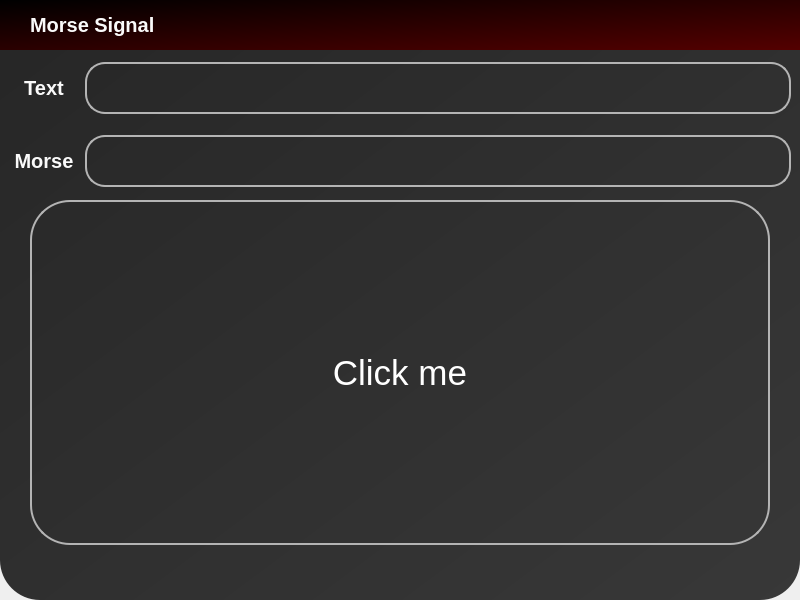
<?xml version="1.0" encoding="UTF-8"?>
<ui version="4.0">
 <class>MainWindow</class>
 <widget class="QMainWindow" name="MainWindow">
  <property name="geometry">
   <rect>
    <x>0</x>
    <y>0</y>
    <width>800</width>
    <height>600</height>
   </rect>
  </property>
  <property name="windowTitle">
   <string>MainWindow</string>
  </property>
  <property name="styleSheet">
   <string notr="true">border-radius: 40px;</string>
  </property>
  <widget class="QWidget" name="centralwidget">
   <property name="styleSheet">
    <string notr="true">background-color: qlineargradient(spread:pad, x1:0, y1:0, x2:1, y2:1, stop:0 rgba(38, 38, 38, 255), stop:1 rgba(56, 56, 56, 255));
border-radius: 40px;</string>
   </property>
   <layout class="QVBoxLayout" name="verticalLayout">
    <property name="spacing">
     <number>0</number>
    </property>
    <property name="leftMargin">
     <number>0</number>
    </property>
    <property name="topMargin">
     <number>0</number>
    </property>
    <property name="rightMargin">
     <number>0</number>
    </property>
    <property name="bottomMargin">
     <number>0</number>
    </property>
    <item>
     <widget class="QFrame" name="main_frame">
      <property name="styleSheet">
       <string notr="true">background-color: transparent;</string>
      </property>
      <property name="frameShape">
       <enum>QFrame::StyledPanel</enum>
      </property>
      <property name="frameShadow">
       <enum>QFrame::Raised</enum>
      </property>
      <layout class="QVBoxLayout" name="verticalLayout_2">
       <property name="spacing">
        <number>0</number>
       </property>
       <property name="leftMargin">
        <number>0</number>
       </property>
       <property name="topMargin">
        <number>0</number>
       </property>
       <property name="rightMargin">
        <number>0</number>
       </property>
       <property name="bottomMargin">
        <number>0</number>
       </property>
       <item>
        <widget class="QFrame" name="title_bar_frame">
         <property name="maximumSize">
          <size>
           <width>16777215</width>
           <height>50</height>
          </size>
         </property>
         <property name="styleSheet">
          <string notr="true">background-color:qlineargradient(spread:pad, x1:0, y1:0, x2:1, y2:1, stop:0 rgba(0, 0, 0, 255), stop:1 rgba(84, 0, 0, 255));</string>
         </property>
         <property name="frameShape">
          <enum>QFrame::StyledPanel</enum>
         </property>
         <property name="frameShadow">
          <enum>QFrame::Raised</enum>
         </property>
         <layout class="QHBoxLayout" name="horizontalLayout">
          <property name="spacing">
           <number>0</number>
          </property>
          <property name="leftMargin">
           <number>0</number>
          </property>
          <property name="topMargin">
           <number>0</number>
          </property>
          <property name="rightMargin">
           <number>0</number>
          </property>
          <property name="bottomMargin">
           <number>0</number>
          </property>
          <item>
           <widget class="QFrame" name="title_bar_container">
            <property name="maximumSize">
             <size>
              <width>16777215</width>
              <height>70</height>
             </size>
            </property>
            <property name="styleSheet">
             <string notr="true">background-color: transparent;</string>
            </property>
            <property name="frameShape">
             <enum>QFrame::StyledPanel</enum>
            </property>
            <property name="frameShadow">
             <enum>QFrame::Raised</enum>
            </property>
            <layout class="QHBoxLayout" name="horizontalLayout_3">
             <property name="spacing">
              <number>0</number>
             </property>
             <property name="leftMargin">
              <number>30</number>
             </property>
             <property name="topMargin">
              <number>0</number>
             </property>
             <property name="rightMargin">
              <number>0</number>
             </property>
             <property name="bottomMargin">
              <number>0</number>
             </property>
             <item>
              <widget class="QLabel" name="title_bar">
               <property name="styleSheet">
                <string notr="true">font: bold 20px;
color: rgb(250, 250, 250);</string>
               </property>
               <property name="text">
                <string>Morse Signal</string>
               </property>
              </widget>
             </item>
            </layout>
           </widget>
          </item>
          <item>
           <widget class="QFrame" name="tool_box">
            <property name="maximumSize">
             <size>
              <width>150</width>
              <height>150</height>
             </size>
            </property>
            <property name="styleSheet">
             <string notr="true">background-color: transparent;</string>
            </property>
            <property name="frameShape">
             <enum>QFrame::StyledPanel</enum>
            </property>
            <property name="frameShadow">
             <enum>QFrame::Raised</enum>
            </property>
            <layout class="QHBoxLayout" name="horizontalLayout_2">
             <property name="spacing">
              <number>0</number>
             </property>
             <property name="leftMargin">
              <number>0</number>
             </property>
             <property name="topMargin">
              <number>0</number>
             </property>
             <property name="rightMargin">
              <number>0</number>
             </property>
             <property name="bottomMargin">
              <number>0</number>
             </property>
             <item>
              <widget class="QPushButton" name="minimizeButton">
               <property name="styleSheet">
                <string notr="true">QPushButton {
    background-color: transparent;
	color: rgb(255, 255, 255);
	border-radius: 10px;

    font: 35px;
    padding: 6px;
}


QPushButton:hover{
    
	background-color: rgb(0, 170, 255);
}

QPushButton:pressed {
    
	background-color: rgb(85, 85, 255);
	border-color: rgb(180, 180, 180);
}</string>
               </property>
               <property name="text">
                <string/>
               </property>
               <property name="icon">
                <iconset resource="img.qrc">
                 <normaloff>:/icons/Assets/minimize.png</normaloff>:/icons/Assets/minimize.png</iconset>
               </property>
              </widget>
             </item>
             <item>
              <widget class="QPushButton" name="restoreButton">
               <property name="styleSheet">
                <string notr="true">QPushButton {
    background-color: transparent;
	color: rgb(255, 255, 255);
	border-radius: 10px;

    font: 35px;
    padding: 6px;
}


QPushButton:hover{
    
	background-color: rgb(170, 255, 127);
}

QPushButton:pressed {
    
	background-color: rgb(0, 170, 127);
	border-color: rgb(180, 180, 180);
}</string>
               </property>
               <property name="text">
                <string/>
               </property>
               <property name="icon">
                <iconset resource="img.qrc">
                 <normaloff>:/icons/Assets/fullscreen.png</normaloff>:/icons/Assets/fullscreen.png</iconset>
               </property>
              </widget>
             </item>
             <item>
              <widget class="QPushButton" name="closeButton">
               <property name="styleSheet">
                <string notr="true">QPushButton {
    background-color: transparent;
	color: rgb(255, 255, 255);
	border-radius: 10px;

    font: 35px;
    padding: 6px;
}


QPushButton:hover{
    
	background-color: ;
	background-color: rgb(255, 85, 0);
}

QPushButton:pressed {
    
	background-color: rgb(208, 0, 0);
	border-color: rgb(180, 180, 180);
}</string>
               </property>
               <property name="text">
                <string/>
               </property>
               <property name="icon">
                <iconset resource="img.qrc">
                 <normaloff>:/icons/Assets/X.png</normaloff>:/icons/Assets/X.png</iconset>
               </property>
              </widget>
             </item>
            </layout>
           </widget>
          </item>
         </layout>
        </widget>
       </item>
       <item>
        <widget class="QFrame" name="output_frame">
         <property name="maximumSize">
          <size>
           <width>16777215</width>
           <height>150</height>
          </size>
         </property>
         <property name="styleSheet">
          <string notr="true">background-color: transparent;</string>
         </property>
         <property name="frameShape">
          <enum>QFrame::StyledPanel</enum>
         </property>
         <property name="frameShadow">
          <enum>QFrame::Raised</enum>
         </property>
         <layout class="QVBoxLayout" name="verticalLayout_3">
          <property name="spacing">
           <number>0</number>
          </property>
          <property name="leftMargin">
           <number>0</number>
          </property>
          <property name="topMargin">
           <number>0</number>
          </property>
          <property name="rightMargin">
           <number>0</number>
          </property>
          <property name="bottomMargin">
           <number>0</number>
          </property>
          <item>
           <widget class="QFrame" name="text_frame">
            <property name="maximumSize">
             <size>
              <width>16777215</width>
              <height>70</height>
             </size>
            </property>
            <property name="styleSheet">
             <string notr="true">background-color: transparent;</string>
            </property>
            <property name="frameShape">
             <enum>QFrame::StyledPanel</enum>
            </property>
            <property name="frameShadow">
             <enum>QFrame::Raised</enum>
            </property>
            <layout class="QHBoxLayout" name="horizontalLayout_4">
             <item>
              <widget class="QLabel" name="text_label">
               <property name="minimumSize">
                <size>
                 <width>70</width>
                 <height>0</height>
                </size>
               </property>
               <property name="styleSheet">
                <string notr="true">font: bold 20px; color : rgb(250, 250, 250);</string>
               </property>
               <property name="text">
                <string>Text</string>
               </property>
               <property name="alignment">
                <set>Qt::AlignCenter</set>
               </property>
              </widget>
             </item>
             <item>
              <widget class="QLineEdit" name="text_entry">
               <property name="sizePolicy">
                <sizepolicy hsizetype="Expanding" vsizetype="Preferred">
                 <horstretch>0</horstretch>
                 <verstretch>0</verstretch>
                </sizepolicy>
               </property>
               <property name="styleSheet">
                <string notr="true">QLineEdit {
    background-color: transparent;
	color: rgb(255, 255, 255);
	border-style: solid;
    border-width: 2px;
    border-radius: 20;
    border-color: rgb(180, 180, 180);
    font: 20px;
    padding: 6px;
}


QLineEdit:pressed {
    background-color: rgb(180, 180, 180);
	border-color: rgb(180, 180, 180);
}</string>
               </property>
              </widget>
             </item>
            </layout>
           </widget>
          </item>
          <item>
           <widget class="QFrame" name="morse_frame">
            <property name="maximumSize">
             <size>
              <width>16777215</width>
              <height>70</height>
             </size>
            </property>
            <property name="styleSheet">
             <string notr="true">background-color: transparent;</string>
            </property>
            <property name="frameShape">
             <enum>QFrame::StyledPanel</enum>
            </property>
            <property name="frameShadow">
             <enum>QFrame::Raised</enum>
            </property>
            <layout class="QHBoxLayout" name="horizontalLayout_5">
             <item>
              <widget class="QLabel" name="morse_label">
               <property name="minimumSize">
                <size>
                 <width>70</width>
                 <height>0</height>
                </size>
               </property>
               <property name="styleSheet">
                <string notr="true">font: bold 20px; color : rgb(250, 250, 250);</string>
               </property>
               <property name="text">
                <string>Morse</string>
               </property>
               <property name="alignment">
                <set>Qt::AlignCenter</set>
               </property>
              </widget>
             </item>
             <item>
              <widget class="QLineEdit" name="morse_entry">
               <property name="sizePolicy">
                <sizepolicy hsizetype="Expanding" vsizetype="Preferred">
                 <horstretch>0</horstretch>
                 <verstretch>0</verstretch>
                </sizepolicy>
               </property>
               <property name="styleSheet">
                <string notr="true">QLineEdit {
    background-color: transparent;
	color: rgb(255, 255, 255);
	border-style: solid;
    border-width: 2px;
    border-radius: 20;
    border-color: rgb(180, 180, 180);
    font: 20px;
    padding: 6px;
}


QLineEdit:pressed {
    background-color: rgb(180, 180, 180);
	border-color: rgb(180, 180, 180);
}</string>
               </property>
              </widget>
             </item>
            </layout>
           </widget>
          </item>
         </layout>
        </widget>
       </item>
       <item>
        <widget class="QFrame" name="click_frame">
         <property name="sizePolicy">
          <sizepolicy hsizetype="Expanding" vsizetype="Preferred">
           <horstretch>0</horstretch>
           <verstretch>0</verstretch>
          </sizepolicy>
         </property>
         <property name="styleSheet">
          <string notr="true">background-color: transparent;</string>
         </property>
         <property name="frameShape">
          <enum>QFrame::StyledPanel</enum>
         </property>
         <property name="frameShadow">
          <enum>QFrame::Raised</enum>
         </property>
         <layout class="QHBoxLayout" name="horizontalLayout_6">
          <property name="spacing">
           <number>0</number>
          </property>
          <property name="leftMargin">
           <number>30</number>
          </property>
          <property name="topMargin">
           <number>0</number>
          </property>
          <property name="rightMargin">
           <number>30</number>
          </property>
          <property name="bottomMargin">
           <number>55</number>
          </property>
          <item>
           <widget class="QPushButton" name="button_clickme">
            <property name="sizePolicy">
             <sizepolicy hsizetype="Preferred" vsizetype="Preferred">
              <horstretch>0</horstretch>
              <verstretch>0</verstretch>
             </sizepolicy>
            </property>
            <property name="styleSheet">
             <string notr="true">QPushButton {
    background-color: transparent;
	color: rgb(255, 255, 255);
	border-style: solid;
    border-width: 2px;
    border-radius: 40px;
    border-color: rgb(180, 180, 180);
    font: 35px;
    padding: 6px;
}


QPushButton:hover{
    background-color:rgb(85, 85, 85);
}

QPushButton:pressed {
    background-color: rgb(180, 180, 180);
	border-color: rgb(180, 180, 180);
}</string>
            </property>
            <property name="text">
             <string>Click me</string>
            </property>
           </widget>
          </item>
         </layout>
        </widget>
       </item>
      </layout>
     </widget>
    </item>
   </layout>
  </widget>
 </widget>
 <resources>
  <include location="img.qrc"/>
 </resources>
 <connections/>
</ui>
